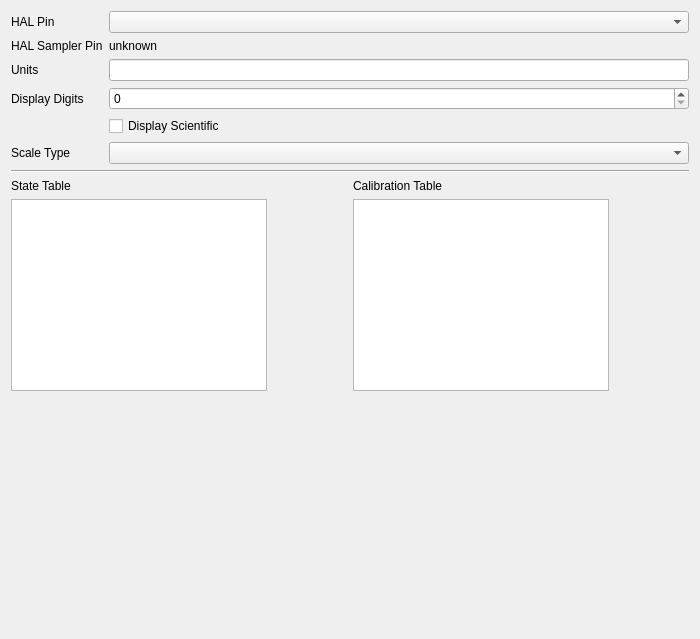
<?xml version="1.0" encoding="UTF-8"?>
<ui version="4.0">
 <class>Form</class>
 <widget class="QWidget" name="Form">
  <property name="geometry">
   <rect>
    <x>0</x>
    <y>0</y>
    <width>700</width>
    <height>639</height>
   </rect>
  </property>
  <property name="windowTitle">
   <string>Form</string>
  </property>
  <layout class="QVBoxLayout" name="verticalLayout">
   <item>
    <layout class="QFormLayout" name="formLayout">
     <property name="fieldGrowthPolicy">
      <enum>QFormLayout::AllNonFixedFieldsGrow</enum>
     </property>
     <item row="3" column="0">
      <widget class="QLabel" name="label_5">
       <property name="text">
        <string>Units</string>
       </property>
      </widget>
     </item>
     <item row="3" column="1">
      <widget class="QLineEdit" name="ui_units"/>
     </item>
     <item row="4" column="0">
      <widget class="QLabel" name="label_6">
       <property name="text">
        <string>Display Digits</string>
       </property>
      </widget>
     </item>
     <item row="4" column="1">
      <widget class="QSpinBox" name="ui_display_digits">
       <property name="focusPolicy">
        <enum>Qt::StrongFocus</enum>
       </property>
       <property name="maximum">
        <number>4</number>
       </property>
      </widget>
     </item>
     <item row="5" column="1">
      <widget class="QCheckBox" name="ui_display_scientific">
       <property name="text">
        <string>Display Scientific</string>
       </property>
      </widget>
     </item>
     <item row="6" column="0">
      <widget class="QLabel" name="label_7">
       <property name="text">
        <string>Scale Type</string>
       </property>
      </widget>
     </item>
     <item row="6" column="1">
      <widget class="QComboBox" name="ui_scale_type">
       <property name="focusPolicy">
        <enum>Qt::StrongFocus</enum>
       </property>
      </widget>
     </item>
     <item row="1" column="1">
      <widget class="QComboBox" name="ui_hal_pin"/>
     </item>
     <item row="1" column="0">
      <widget class="QLabel" name="label_2">
       <property name="text">
        <string>HAL Pin</string>
       </property>
      </widget>
     </item>
     <item row="2" column="0">
      <widget class="QLabel" name="label_4">
       <property name="text">
        <string>HAL Sampler Pin</string>
       </property>
      </widget>
     </item>
     <item row="2" column="1">
      <widget class="QLabel" name="ui_hal_sampler_pin">
       <property name="text">
        <string>unknown</string>
       </property>
      </widget>
     </item>
    </layout>
   </item>
   <item>
    <widget class="Line" name="line">
     <property name="orientation">
      <enum>Qt::Horizontal</enum>
     </property>
    </widget>
   </item>
   <item>
    <layout class="QHBoxLayout" name="horizontalLayout">
     <item>
      <layout class="QVBoxLayout" name="verticalLayout_3">
       <item>
        <widget class="QLabel" name="label_3">
         <property name="text">
          <string>State Table</string>
         </property>
        </widget>
       </item>
       <item>
        <widget class="AnalogStateTableView" name="ui_state_table">
         <property name="sizePolicy">
          <sizepolicy hsizetype="MinimumExpanding" vsizetype="MinimumExpanding">
           <horstretch>0</horstretch>
           <verstretch>0</verstretch>
          </sizepolicy>
         </property>
        </widget>
       </item>
       <item>
        <spacer name="verticalSpacer_2">
         <property name="orientation">
          <enum>Qt::Vertical</enum>
         </property>
         <property name="sizeHint" stdset="0">
          <size>
           <width>20</width>
           <height>40</height>
          </size>
         </property>
        </spacer>
       </item>
      </layout>
     </item>
     <item>
      <spacer name="horizontalSpacer">
       <property name="orientation">
        <enum>Qt::Horizontal</enum>
       </property>
       <property name="sizeHint" stdset="0">
        <size>
         <width>40</width>
         <height>20</height>
        </size>
       </property>
      </spacer>
     </item>
     <item>
      <layout class="QVBoxLayout" name="verticalLayout_4">
       <item>
        <widget class="QLabel" name="label">
         <property name="text">
          <string>Calibration Table</string>
         </property>
        </widget>
       </item>
       <item>
        <widget class="CalibrationTableView" name="ui_calibration_table">
         <property name="sizePolicy">
          <sizepolicy hsizetype="MinimumExpanding" vsizetype="MinimumExpanding">
           <horstretch>0</horstretch>
           <verstretch>0</verstretch>
          </sizepolicy>
         </property>
        </widget>
       </item>
       <item>
        <spacer name="verticalSpacer_3">
         <property name="orientation">
          <enum>Qt::Vertical</enum>
         </property>
         <property name="sizeHint" stdset="0">
          <size>
           <width>20</width>
           <height>40</height>
          </size>
         </property>
        </spacer>
       </item>
      </layout>
     </item>
     <item>
      <spacer name="horizontalSpacer_2">
       <property name="orientation">
        <enum>Qt::Horizontal</enum>
       </property>
       <property name="sizeHint" stdset="0">
        <size>
         <width>40</width>
         <height>20</height>
        </size>
       </property>
      </spacer>
     </item>
    </layout>
   </item>
   <item>
    <spacer name="verticalSpacer">
     <property name="orientation">
      <enum>Qt::Vertical</enum>
     </property>
     <property name="sizeHint" stdset="0">
      <size>
       <width>20</width>
       <height>40</height>
      </size>
     </property>
    </spacer>
   </item>
  </layout>
 </widget>
 <customwidgets>
  <customwidget>
   <class>AnalogStateTableView</class>
   <extends>QTableView</extends>
   <header>linuxnano/views/widgets/state_table_views</header>
  </customwidget>
  <customwidget>
   <class>CalibrationTableView</class>
   <extends>QTableView</extends>
   <header>linuxnano/views/widgets/calibration_table_view</header>
  </customwidget>
 </customwidgets>
 <resources/>
 <connections/>
</ui>
